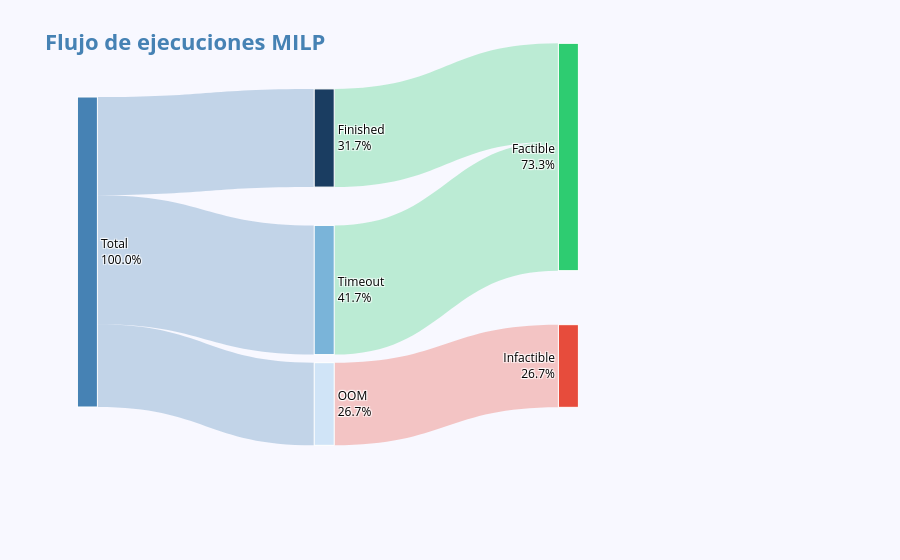

Notebook code cell kept with this figure:
### Code cell
def n(mask): return milp[mask].shape[0]

total               = milp.shape[0]
n_finished          = n(milp["status"] == "finished")
n_timeout           = n(milp["status"] == "timeout")
n_oom               = n(milp["status"] == "OOM")
finished_feasible   = n((milp["status"] == "finished") & (milp["feasible"] == True))
finished_infeasible = n((milp["status"] == "finished") & (milp["feasible"] == False))
timeout_feasible    = n((milp["status"] == "timeout")  & (milp["feasible"] == True))
timeout_infeasible  = n((milp["status"] == "timeout")  & (milp["feasible"] == False))

total_feasible = finished_feasible + timeout_feasible

# ── Nodos: 0=Total, 1=Finished, 2=Timeout, 3=OOM,
#           4=Factible, 5=Infactible, 6=Válido, 7=Inválido
labels = ["Total", "Finished", "Timeout", "OOM", "Factible", "Infactible"]
source = [0, 0, 0, 1, 1, 2,               2,                 3]
target = [1, 2, 3, 4, 5, 4,               5,                 5]
value  = [n_finished, n_timeout, n_oom,
        finished_feasible, finished_infeasible,
        timeout_feasible, timeout_infeasible,
        n_oom,]

pcts = [
    100,
    n_finished       / total * 100,
    n_timeout        / total * 100,
    n_oom            / total * 100,
    total_feasible   / total * 100,
    (finished_infeasible + timeout_infeasible + n_oom) / total * 100,
]

x = [0.01, 0.33, 0.33, 0.33, 0.66, 0.66, 0.99, 0.99]
y = [0.40, 0.10, 0.50, 0.80, 0.15, 0.70, 0.10, 0.55]
x = [.001 if v==0 else .999 if v==1 else v for v in x]
y = [.001 if v==0 else .999 if v==1 else v for v in y]

node_colors = [BLUE_PALETTE[3],
                BLUE_PALETTE[5], BLUE_PALETTE[2], BLUE_PALETTE[0],
                "#2ecc71", "#e74c3c",
                "#27ae60", "#c0392b"]

link_colors = [
    "rgba(70,130,180,0.3)",   # Total → Finished
    "rgba(70,130,180,0.3)",   # Total → Timeout
    "rgba(70,130,180,0.3)",   # Total → OOM
    "rgba(46,204,113,0.3)",   # Finished → Factible
    "rgba(231,76,60,0.3)",    # Finished → Infactible
    "rgba(46,204,113,0.3)",   # Timeout → Factible
    "rgba(231,76,60,0.3)",    # Timeout → Infactible
    "rgba(231,76,60,0.3)",    # OOM → Infactible
]

fig = go.Figure(go.Sankey(
    textfont=dict(color="black", size=12),
    node=dict(
        pad=35, thickness=20,
        line=dict(color="white", width=1),
        label=[f"{name}<br>{pct:.1f}%" for name, pct in zip(labels, pcts)],
        x=x, y=y,
    ),
    link=dict(source=source, target=target, value=value, color=link_colors),
))

fig.update_layout(
    title="<span style='font-size:22px;color:steelblue;'><b>Flujo de ejecuciones MILP</b></span>",
    font=dict(size=12, color="white"),
    paper_bgcolor="#F8F8FF",
)
fig.update_traces(node_color=node_colors)
fig.write_image("figures/flujo_ejecuciones_milp.png")
fig.show()

### Figure 1 — Plotly figure (JSON) as saved in the notebook; plotly's stock layout.template omitted (floating-point values rounded to 4 significant figures)
{"data": [{"link": {"color": ["rgba(70,130,180,0.3)", "rgba(70,130,180,0.3)", "rgba(70,130,180,0.3)", "rgba(46,204,113,0.3)", "rgba(231,76,60,0.3)", "rgba(46,204,113,0.3)", "rgba(231,76,60,0.3)", "rgba(231,76,60,0.3)"], "source": [0, 0, 0, 1, 1, 2, 2, 3], "target": [1, 2, 3, 4, 5, 4, 5, 5], "value": [19, 25, 16, 19, 0, 25, 0, 16]}, "node": {"color": ["#4682b4", "#1a3d61", "#7ab4d9", "#d0e4f7", "#2ecc71", "#e74c3c", "#27ae60", "#c0392b"], "label": ["Total<br>100.0%", "Finished<br>31.7%", "Timeout<br>41.7%", "OOM<br>26.7%", "Factible<br>73.3%", "Infactible<br>26.7%"], "line": {"color": "white", "width": 1}, "pad": 35, "thickness": 20, "x": [0.01, 0.33, 0.33, 0.33, 0.66, 0.66, 0.99, 0.99], "y": [0.4, 0.1, 0.5, 0.8, 0.15, 0.7, 0.1, 0.55]}, "textfont": {"color": "black", "size": 12}, "type": "sankey"}], "layout": {"font": {"color": "white", "size": 12}, "paper_bgcolor": "#F8F8FF", "title": {"text": "<span style='font-size:22px;color:steelblue;'><b>Flujo de ejecuciones MILP</b></span>"}}}
